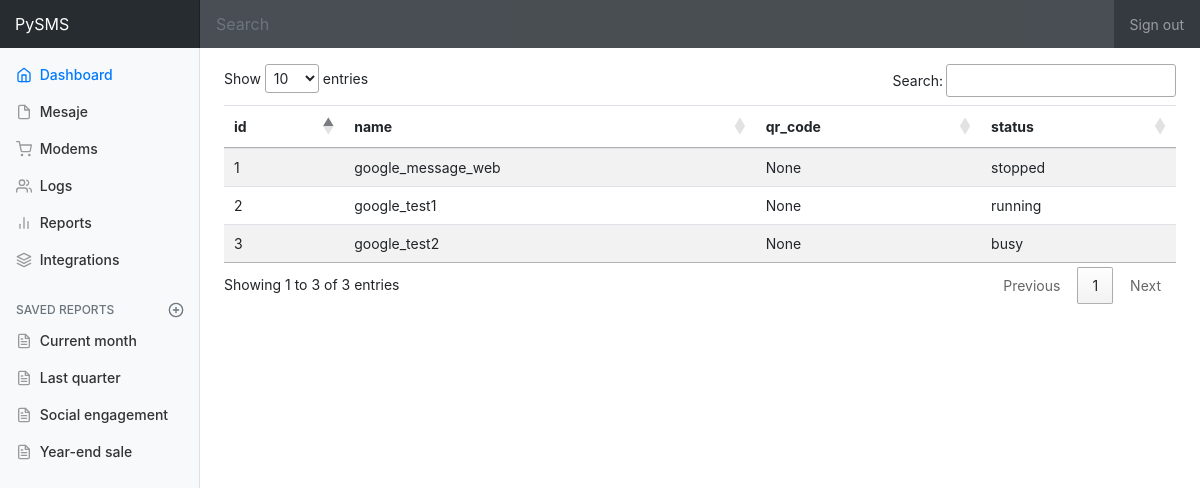
Before: /modems with the older database file.
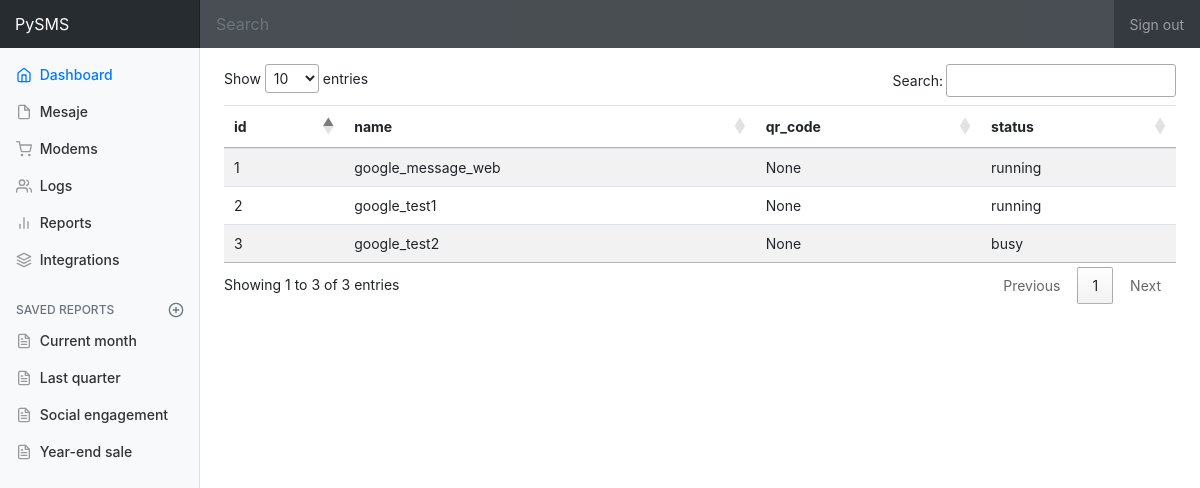
After: the same page with the newer database file.
### models.py (models this page shows)
class Modem(db.Model):
    id = db.Column(db.Integer, primary_key=True)
    name = db.Column(db.String(80), unique=True, nullable=False)
    qr_code = db.Column(db.String(800), nullable=True)
    status = db.Column(db.String(80), nullable=False)

### views.py (the view)
@app.route('/modems')
def modem():
    all_modems = Modem.query.all()
    return render_template('modems.html', all_modems=all_modems)

### templates/modems.html (shortened to what this page needs)
{% extends 'base.html' %}
{% block content %}
<div class="table-responsive">
          <table id="table_modem" class="table table-striped">
            <thead>
              <tr>
                <th>id</th>
                <th>name</th>
                <th>qr_code</th>
                <th>status</th>
              </tr>
            </thead>
            <tbody>
              {% for modem in all_modems %}
              <tr>
                <td>{{ modem.id }}</td>
                <td>{{ modem.name }}</td>
                <td>{{ modem.qr_code }}</td>
                <td>{{ modem.status }}</td>
              </tr>
              {% endfor %}
            </tbody>
          </table>
        </div>
{% endblock %}
{% block scripts %}
<link rel="stylesheet" href="https://cdn.datatables.net/1.10.21/css/jquery.dataTables.min.css">
{% endblock %}

Changed rows visible on the page:
changed Modem "google_message_web": status "stopped" → "running"
